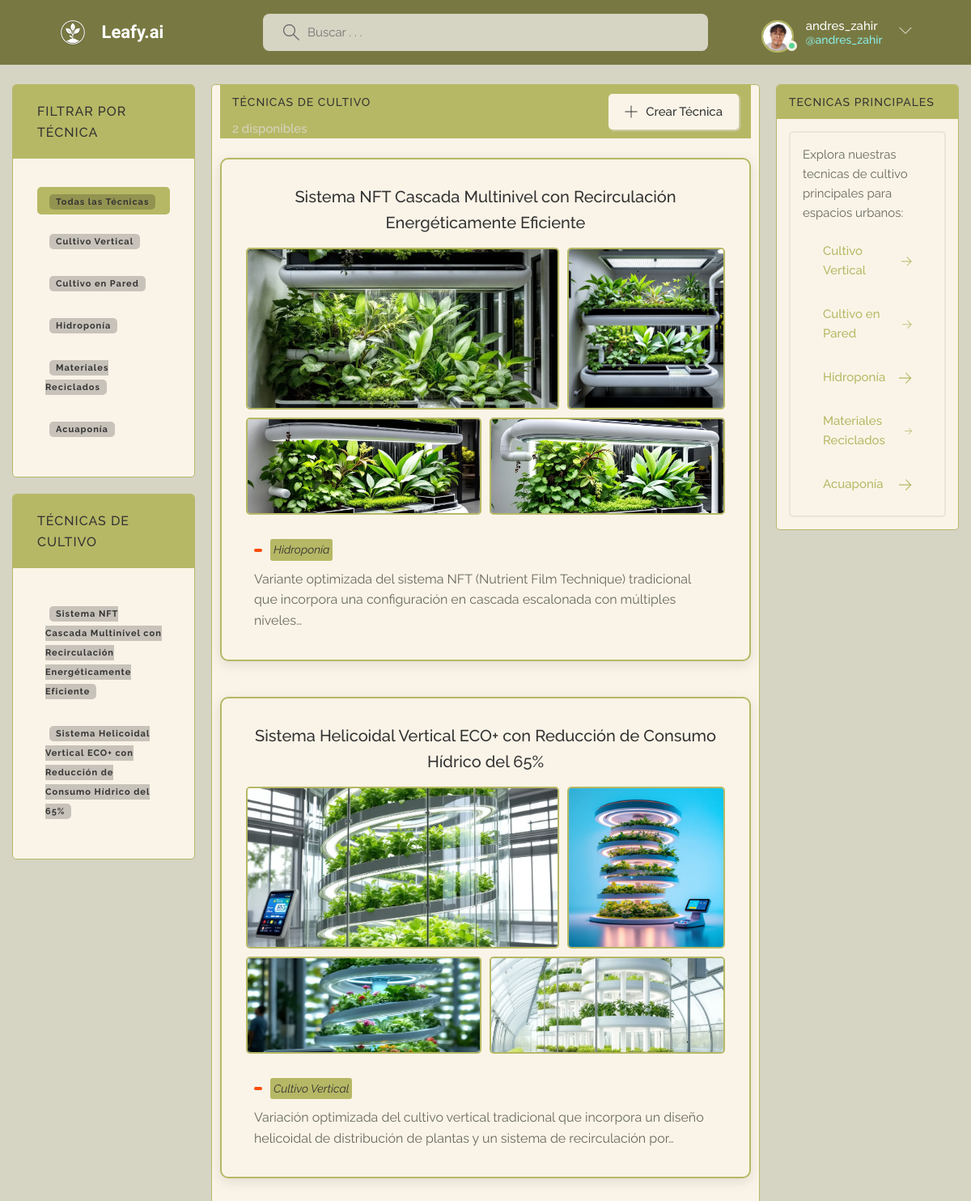
Page /techniques/ (signed in) on the committed database.
### base/models.py (models this page shows, shortened)
class User(AbstractUser):
    name = models.CharField(max_length=200, null=True)
    email = models.EmailField(unique=True, null=True)
    bio = models.TextField(null=True)
    avatar = models.ImageField(null=True, default="blue.jpg")
    USERNAME_FIELD = 'email'
    REQUIRED_FIELDS = []

class CultivationTechnique(models.Model):
    TECHNIQUE_CHOICES = (
        ('Vertical', 'Cultivo Vertical'),
        ('Pared', 'Cultivo en Pared'),
        ('Hidroponía', 'Hidroponía'),
        ('Materiales Reciclados', 'Materiales Reciclados'),
        ('Acuaponía', 'Acuaponía'),
        ('Otro', 'Otro'),
    )
    author = models.ForeignKey(User, on_delete=models.SET_NULL, null=True, related_name='techniques')
    name = models.CharField(max_length=50, choices=TECHNIQUE_CHOICES)
    title = models.CharField(max_length=100, help_text='A descriptive title for your technique', null=True, blank=True, default='Mi Técnica de Cultivo')
    description = models.TextField(help_text='General description of the cultivation technique')
    setup_instructions = models.TextField(help_text='Step-by-step instructions on how to set up this cultivation system')
    maintenance_tips = models.TextField(help_text='Tips for maintaining the cultivation system')
    recommended_plants = models.TextField(help_text='Types of plants that work well with this technique')
    space_requirements = models.TextField(help_text='Space requirements and ideal locations for this technique')
    difficulty_level = models.CharField(max_length=20, choices=PlantGuide.DIFFICULTY_CHOICES)
    estimated_cost = models.CharField(max_length=100, help_text='Estimated cost range for setting up this system')
    materials_needed = models.TextField(help_text='List of materials needed for this cultivation technique')
    benefits = models.TextField(help_text='Benefits of using this cultivation technique')
    limitations = models.TextField(help_text='Limitations or challenges of this technique')
    main_image = models.ImageField(upload_to='technique_images/', help_text='Main image showing the cultivation technique')
    image_second = models.ImageField(upload_to='technique_images/', blank=True, null=True, help_text='Second image of the technique')
    image_third = models.ImageField(upload_to='technique_images/', blank=True, null=True, help_text='Third image of the technique')
    image_fourth = models.ImageField(upload_to='technique_images/', blank=True, null=True, help_text='Fourth image of the technique')
    likes = models.ManyToManyField(User, related_name='technique_likes', blank=True)
    participants = models.ManyToManyField(User, related_name='technique_participants', blank=True)
    created = models.DateTimeField(auto_now_add=True)
    updated = models.DateTimeField(auto_now=True)
    class Meta:
        verbose_name = 'Cultivation Technique'
        verbose_name_plural = 'Cultivation Techniques'
        ordering = ['-created']

### base/views.py (the view)
# urls.py: path('techniques/', views.techniquesHome, name='techniques'),
def techniquesHome(request):
    q = request.GET.get('q') if request.GET.get('q') != None else ''
    technique_filter = request.GET.get('technique') if request.GET.get('technique') != None else ''
    if technique_filter:
        techniques = CultivationTechnique.objects.filter(
            Q(name=technique_filter) &
            (Q(title__icontains=q) | Q(description__icontains=q))
        )
    else:
        techniques = CultivationTechnique.objects.filter(
            Q(title__icontains=q) |
            Q(description__icontains=q)
        )
    topics = Topic.objects.all()[0:5]
    main_techniques = [
        {'name': 'Vertical', 'display_name': 'Cultivo Vertical', 'url_name': 'vertical-technique'},
        {'name': 'Pared', 'display_name': 'Cultivo en Pared', 'url_name': 'wall-mounted-technique'},
        {'name': 'Hidroponía', 'display_name': 'Hidroponía', 'url_name': 'hydroponics-technique'},
        {'name': 'Materiales Reciclados', 'display_name': 'Materiales Reciclados', 'url_name': 'recycled-materials-technique'},
        {'name': 'Acuaponía', 'display_name': 'Acuaponía', 'url_name': 'aquaponics-technique'}
    ]
    context = {
        'techniques': techniques,
        'topics': topics,
        'main_techniques': main_techniques
    }
    return render(request, 'base/techniques.html', context)

### base/templates/base/techniques.html (shortened to what this page needs)
{% extends 'main.html' %}
{% block content %}
<main class="layout layout--3 techniques-view">
  <div class="layout__column layout__column--left">
    <div class="topics">
      <div class="topics__header">
        <h2>Filtrar por Técnica</h2>
      </div>
      <ul class="topics__list">
        <li>
          <a href="{% url 'techniques' %}" class="topic-link {% if not request.GET.technique %}active{% endif %}">
            <span>Todas las Técnicas</span>
          </a>
        </li>
        {% for technique in main_techniques %}
        <li>
          <a href="{% url 'techniques' %}?technique={{ technique.name }}" class="topic-link {% if request.GET.technique == technique.name %}active{% endif %}">
            <span>{{ technique.display_name }}</span>
          </a>
        </li>
        {% endfor %}
      </ul>
    </div>
    <div class="topics topics--margin-top">
      <div class="topics__header">
        <h2>Técnicas de Cultivo</h2>
      </div>
      <ul class="topics__list">{% for technique in techniques %}<li>
          <a href="{% url 'technique' technique.id %}" class="topic-link">
            <span>{{ technique.title }}</span>
          </a>
        </li>{% endfor %}</ul>
    </div>
  </div>
  <div class="roomList">
    <div class="roomList__header">
      <div>
        <h2>Técnicas de Cultivo</h2>
        <p>{{ techniques.count }} disponibles</p>
      </div>
      <a class="btn btn--main" href="{% url 'create-technique' %}">
        <svg version="1.1" xmlns="http://www.w3.org/2000/svg" width="32" height="32" viewBox="0 0 32 32">
          <title>Crear</title>
          <path
            d="M16.943 0.943h-1.885v14.115h-14.115v1.885h14.115v14.115h1.885v-14.115h14.115v-1.885h-14.115v-14.115z"
          ></path>
        </svg>
        Crear Técnica
      </a>
    </div>
    <div class="techniques-grid">
      {% for technique in techniques %}
      <a href="{% url 'technique' technique.id %}" class="technique-card">
        <div class="technique-card-title">{{ technique.title }}</div>
        <div class="technique-images-container">
          <div class="technique-images-row">
            <div class="technique-image-main">
              {% if technique.main_image %}
              <img src="{{ technique.main_image.url }}" alt="{{ technique.title }}" >
              {% endif %}
            </div>
            <div class="technique-image-secondary">
              {% if technique.image_second %}
              <img src="{{ technique.image_second.url }}" alt="{{ technique.title }}" >
              {% endif %}
            </div>
          </div>
          <div class="technique-images-row">
            <div class="technique-image-small">
              {% if technique.image_third %}
              <img src="{{ technique.image_third.url }}" alt="{{ technique.title }}" >
              {% endif %}
            </div>
            <div class="technique-image-small">
              {% if technique.image_fourth %}
              <img src="{{ technique.image_fourth.url }}" alt="{{ technique.title }}" >
              {% endif %}
            </div>
          </div>
        </div>
        <div class="technique-tags-container">
          <span class="technique-difficulty">{{ technique.difficulty }}</span>
          <span class="technique-type">{{ technique.get_name_display }}</span>
        </div>
        <div class="technique-description">
          {{ technique.description|truncatechars:150 }}
        </div>
      </a>
      {% empty %}
      <div class="empty-techniques">
        <p>No hay técnicas de cultivo disponibles aún.</p>
        <a href="{% url 'create-technique' %}" class="btn btn--main">Crear la primera técnica</a>
      </div>
      {% endfor %}
    </div>
  </div>
  <div class="activities">
    <div class="activities__header">
      <h2>Tecnicas Principales</h2>
    </div>
    <div class="activities__box">
      <p>Explora nuestras tecnicas de cultivo principales para espacios urbanos:</p>
      {% for technique in main_techniques %}
      <a href="{% url technique.url_name %}" class="btn btn--link technique-link">
        {{ technique.display_name }}
        <svg version="1.1" xmlns="http://www.w3.org/2000/svg" width="32" height="32" viewBox="0 0 32 32">
            <title>flecha-derecha</title>
            <path
              d="M31.057 18.286l-13.714 13.714-1.616-1.616 10.935-10.935h-26.662v-2.286h26.662l-10.935-10.935 1.616-1.616 13.714 13.714z"
            ></path>
          </svg>
      </a>
      {% endfor %}
    </div>
  </div>
</main>
{% endblock %}

### templates/navbar.html (shortened to what this page needs)
{% load static %}
<header class="header header--loggedIn">
    <div class="container">
      <a href="{% url 'home' %}" class="header__logo">
        <img src="{% static 'images/logoleafy.png' %}" alt="Logo de Leafy" />
        <h1 class="shadoww navbar__brand" style="color: white; font-family: 'Alexandria', sans-serif; font-weight: 600; font-size: 2.2rem;">Leafy.ai</h1>
      </a>
      <form class="header__search" method="GET" action= "{% url 'home' %}">
        <label>
          <input type="text" name="q" placeholder="Buscar . . .">
        </label>
      </form>
      <nav class="header__menu">
        {% if request.user.is_authenticated %}
        <div class="header__user">
          <a href="{% url 'user-profile' user.id%}">
            <div class="avatar avatar--medium active">
              <img src="{{request.user.avatar.url}}" />
            </div>
            <p style="color: white;">{{request.user.username}}<span style="color: rgb(139, 240, 235);">@{{request.user.username}}</span></p>
          </a>
          <button class="dropdown-button">
            <svg version="1.1" xmlns="http://www.w3.org/2000/svg" width="32" height="32" viewBox="0 0 32 32">
              <title>flecha-abajo</title>
              <path d="M16 21l-13-13h-3l16 16 16-16h-3l-13 13z"></path>
            </svg>
          </button>
        </div>
        {% else %}
        <a href="{% url 'login' %}" style="display: flex; align-items: center;">
          <img src="{% static 'images/icons/usuario.png' %}" style="width: 48px; height: 48px;" />
          <p style="margin-left: 8px; color: white;">Iniciar Sesión</p>
        </a>
        {% endif %}
      </nav>
    </div>
  </header>

### static/styles/techniques.css (style rules this page uses)
.technique-link { display: flex; align-items: center; padding: 1rem; border-radius: 5px; transition: all 0.3s ease; background-color: var(--color-light-gray); color: var(--color-main); font-weight: 500; }
.techniques-grid { display: grid; grid-template-columns: repeat(auto-fill, minmax(35rem, 1fr)); gap: 3rem; }
.technique-card { background-color: var(--color-light); border-radius: 2rem; overflow: hidden; box-shadow: 0 0.4rem 1.5rem rgba(0, 0, 0, 0.1); transition: transform 0.3s ease, box-shadow 0.3s ease; padding: 2rem; border: 2px solid var(--color-main); }
.technique-card-title { font-size: 2rem; margin-bottom: 2rem; font-family: 'Raleway', sans-serif; color: var(--color-main); text-align: center; }
.technique-images-row { display: flex; gap: 1rem; margin-bottom: 1rem; }
.technique-image-main { flex: 2; border: 2px solid var(--color-main); border-radius: 2rem; overflow: hidden; height: 18rem; }
.technique-image-secondary { flex: 1; border: 2px solid var(--color-main); border-radius: 2rem; overflow: hidden; height: 18rem; }
.technique-image-small { flex: 1; border: 2px solid var(--color-main); border-radius: 2rem; overflow: hidden; height: 10rem; }
.technique-image-main img, .technique-image-secondary img, .technique-image-small img { width: 100%; height: 100%; object-fit: cover; }
.technique-type { flex: 1; text-align: right; color: var(--color-gray); font-style: italic; }
.topics, .techniques { background: var(--color-dark); border-radius: 5px; overflow: hidden; border: 1.5px solid var(--color-border-techniques); margin-bottom: 0; }
.topics__header, .techniques__header { display: flex; justify-content: space-between; align-items: center; padding: 1rem 1.5rem; background-color: var(--color-main); }
.topics__header h2, .techniques__header h2 { margin: 0; font-size: 1.6rem; color: var(--color-light); text-transform: uppercase; letter-spacing: 1px; font-weight: 500; }
.topics__list, .techniques__list { padding: 1.5rem; }
.topics__list li, .techniques__list li { margin-bottom: 1.2rem; }
.topics__list li:last-child, .techniques__list li:last-child { margin-bottom: 0; }
.topics__list li a, .techniques__list li a { display: block; font-size: 1.5rem; font-weight: 500; color: var(--color-light-gray); transition: all 0.3s ease; }
.topics__list li a:hover, .techniques__list li a:hover, .topics__list li a.active, .techniques__list li a.active { background-color: var(--color-main); color: var(--color-light); padding: 0.5rem 1rem; border-radius: 5px; transition: all 0.3s ease; }

### static/styles/techniques-view.css (style rules this page uses)
.techniques-grid { display: flex; flex-direction: column; gap: 2rem; }
.techniques-grid a.technique-card { text-decoration: none; color: inherit; }
.technique-card { background-color: var(--color-dark); border-radius: 10px; overflow: hidden; transition: all 0.3s ease; border: 2px solid var(--color-main); margin-bottom: 2.4rem; width: 100%; display: flex; flex-direction: column; }
.technique-card-title { color: var(--color-light); font-size: 2rem; margin-bottom: 1.5rem; font-weight: 500; padding: 1rem 1rem 0 1rem; }
.technique-images-container { margin-bottom: 1rem; padding: 0 1rem; }
.technique-images-row { display: flex; gap: 1rem; margin-bottom: 1rem; }
.technique-image-main, .technique-image-secondary, .technique-image-small { overflow: hidden; border-radius: 5px; transition: all 0.3s ease; }
.technique-image-main { flex: 2; height: 200px; }
.technique-image-secondary { flex: 1; height: 200px; }
.technique-image-small { flex: 1; height: 120px; }
.technique-image-main img, .technique-image-secondary img, .technique-image-small img { width: 100%; height: 100%; object-fit: cover; }
.technique-tags-container { display: flex; align-items: center; gap: 1rem; margin: 1rem 1rem 0.5rem; padding: 0 1rem; justify-content: flex-start; width: 100%; }
.technique-difficulty { background-color: var(--color-error); color: var(--color-light); padding: 0.2rem 0.5rem; border-radius: 3px; font-size: 1.2rem; display: inline; }
.technique-type { background-color: var(--color-main); color: var(--color-light); padding: 0.2rem 0.4rem; border-radius: 3px; font-size: 1.4rem; display: inline-block; width: auto; max-width: max-content; }
.technique-description { color: var(--color-light-gray); font-size: 1.6rem; line-height: 1.6; margin: 0.5rem 1rem 1.5rem; padding: 0 1rem; }

### rows in the picture
User: user.avatar (picture), user.username "andres_zahir"
CultivationTechnique: title "Sistema NFT Cascada Multinivel con Recirculación Energéticamente Eficiente", main_image (picture), image_second (picture), image_third (picture), image_fourth (picture), name "Hidroponía", description "Variante optimizada del sistema NFT (Nutrient Film Technique) tradicional que incorpora una configuración en cascada escalonada con múltiples niveles…"
CultivationTechnique: title "Sistema Helicoidal Vertical ECO+ con Reducción de Consumo Hídrico del 65%", main_image (picture), image_second (picture), image_third (picture), image_fourth (picture), name "Cultivo Vertical", description "Variación optimizada del cultivo vertical tradicional que incorpora un diseño helicoidal de distribución de plantas y un sistema de recirculación por…"

### other values in the picture
{{ technique.display_name }} "Cultivo Vertical" "Cultivo en Pared" "Hidroponía" "Materiales Reciclados" "Acuaponía"
{{ techniques.count }} "2"
